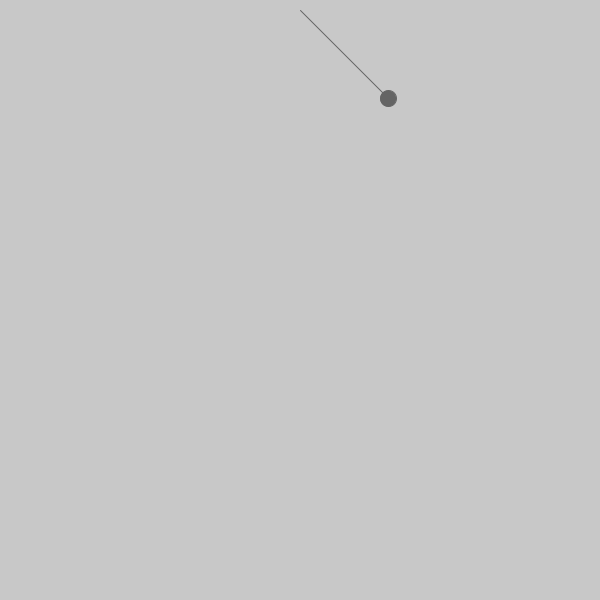
Frame 1 (no input)
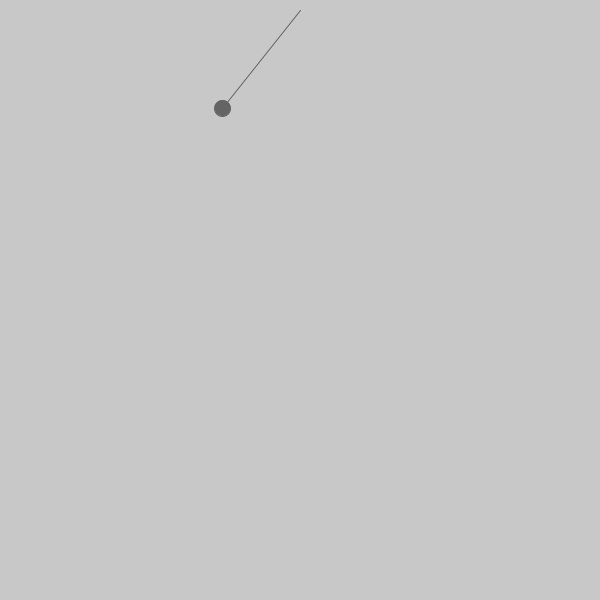
Frame 60 (the mouse pressed at the canvas centre just before this capture)
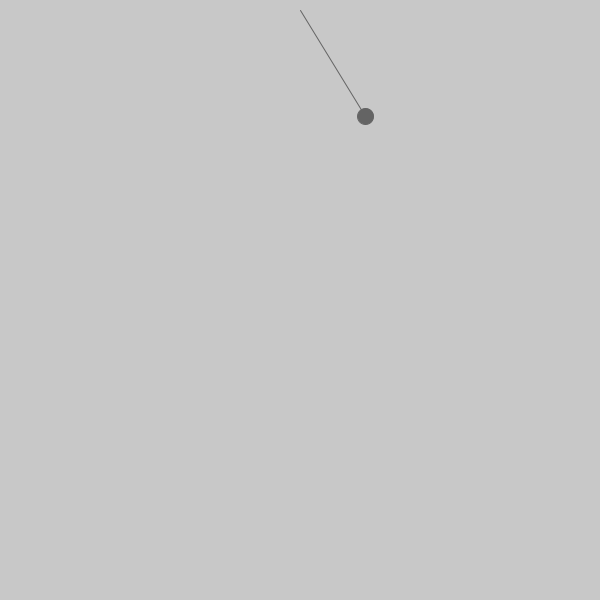
Frame 120 (the mouse held since frame 60 and released just before this capture)

The Processing sketch that drew these frames (run headless with seeded random() and noise(); from frame 60 on, the mouse is pressed at the canvas centre):

// Processing sketch: Example_03_10
// ── Example_03_10.pde
Pendulum p;

void setup() {
  size(600, 600);
  pixelDensity(displayDensity());
  p = new Pendulum(new PVector(width/2, 10), 125);
}

void draw() {
  background(200);
  p.go();
}

// ── Pendulum.pde
class Pendulum {
  
  PVector origin;
  PVector location;
  float r;
  float angle;
  float aVelocity;
  float aAcceleration;
  float damping;
  
  Pendulum(PVector origin_, float r_) {
    origin = origin_.copy();
    location = new PVector();
    r = r_;
    angle = PI/4;
    
    aVelocity = 0.0;
    aAcceleration = 0.0;
    damping = 0.995;
  }
  
  void go() {
    update();
    display();
  }
  
  void update() {
    float gravity = 0.4;
    aAcceleration = (-1 * gravity / r) * sin(angle);
    aVelocity += aAcceleration;
    angle += aVelocity;
    
    aVelocity *= damping;
  }
  
  void display() {
    location.set(r*sin(angle), r*cos(angle), 0);
    location.add(origin);
    stroke(100);
    line(origin.x, origin.y, location.x, location.y);
    fill(100);
    ellipse(location.x, location.y, 16, 16);
  }
}
